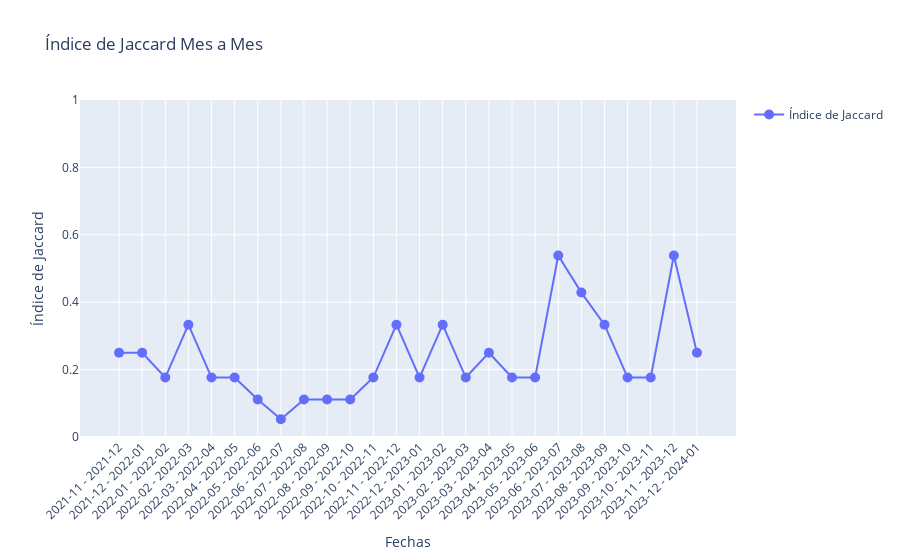

Source (notebook cell):
### Code cell
# Calcular el índice de Jaccard mes a mes
jaccard_indices_month = []
meses = []

prev_month_words = None
prev_period = None

for period, data_tokenized in grouped_data_month.items():
    word_counts_current = Counter()
    for tokens in data_tokenized:
        if isinstance(tokens, str):  # Si los tokens son una cadena de texto
            words = tokens.split()  # Dividir la cadena en palabras
            word_counts_current.update(words)  # Actualizar el contador con las palabras
        elif isinstance(tokens, list):  # Si los tokens son una lista
            word_counts_current.update(tokens)  # Actualizar el contador directamente

    sorted_word_counts = dict(sorted(word_counts_current.items(), key=lambda item: item[1], reverse=True))
    idx_start  = 10
    idx_finish = 20
    current_month_words = set(list(sorted_word_counts.keys())[idx_start:idx_finish])

    if prev_month_words is not None:
        jaccard_index = jaccard_similarity(prev_month_words, current_month_words)
        jaccard_indices_month.append(jaccard_index)
        meses.append(f'{prev_period.strftime("%Y-%m")} - {period.strftime("%Y-%m")}')

    prev_month_words = current_month_words
    prev_period = period

# Graficar el índice de Jaccard mes a mes con Plotly
fig = go.Figure()

fig.add_trace(go.Scatter(
    x=meses,
    y=jaccard_indices_month,
    mode='lines+markers',
    marker=dict(size=10),
    line=dict(width=2),
    name='Índice de Jaccard'
))

fig.update_layout(
    title='Índice de Jaccard Mes a Mes',
    xaxis_title='Fechas',
    yaxis_title='Índice de Jaccard',
    xaxis_tickangle=-45,
    xaxis_tickformat='%Y-%m',
    xaxis=dict(tickmode='array', tickvals=meses),
    yaxis=dict(range=[0, 1]),
    showlegend=True
)

fig.show()

### Figure 1 — Plotly figure (JSON) as saved in the notebook; plotly's stock layout.template omitted (floating-point values rounded to 4 significant figures)
{"data": [{"line": {"width": 2}, "marker": {"size": 10}, "mode": "lines+markers", "name": "Índice de Jaccard", "type": "scatter", "x": ["2021-11 - 2021-12", "2021-12 - 2022-01", "2022-01 - 2022-02", "2022-02 - 2022-03", "2022-03 - 2022-04", "2022-04 - 2022-05", "2022-05 - 2022-06", "2022-06 - 2022-07", "2022-07 - 2022-08", "2022-08 - 2022-09", "2022-09 - 2022-10", "2022-10 - 2022-11", "2022-11 - 2022-12", "2022-12 - 2023-01", "2023-01 - 2023-02", "2023-02 - 2023-03", "2023-03 - 2023-04", "2023-04 - 2023-05", "2023-05 - 2023-06", "2023-06 - 2023-07", "2023-07 - 2023-08", "2023-08 - 2023-09", "2023-09 - 2023-10", "2023-10 - 2023-11", "2023-11 - 2023-12", "2023-12 - 2024-01"], "y": [0.25, 0.25, 0.1765, 0.3333, 0.1765, 0.1765, 0.1111, 0.05263, 0.1111, 0.1111, 0.1111, 0.1765, 0.3333, 0.1765, 0.3333, 0.1765, 0.25, 0.1765, 0.1765, 0.5385, 0.4286, 0.3333, 0.1765, 0.1765, 0.5385, 0.25]}], "layout": {"showlegend": true, "title": {"text": "Índice de Jaccard Mes a Mes"}, "xaxis": {"tickangle": -45, "tickformat": "%Y-%m", "tickmode": "array", "tickvals": ["2021-11 - 2021-12", "2021-12 - 2022-01", "2022-01 - 2022-02", "2022-02 - 2022-03", "2022-03 - 2022-04", "2022-04 - 2022-05", "2022-05 - 2022-06", "2022-06 - 2022-07", "2022-07 - 2022-08", "2022-08 - 2022-09", "2022-09 - 2022-10", "2022-10 - 2022-11", "2022-11 - 2022-12", "2022-12 - 2023-01", "2023-01 - 2023-02", "2023-02 - 2023-03", "2023-03 - 2023-04", "2023-04 - 2023-05", "2023-05 - 2023-06", "2023-06 - 2023-07", "2023-07 - 2023-08", "2023-08 - 2023-09", "2023-09 - 2023-10", "2023-10 - 2023-11", "2023-11 - 2023-12", "2023-12 - 2024-01"], "title": {"text": "Fechas"}}, "yaxis": {"range": [0, 1], "title": {"text": "Índice de Jaccard"}}}}
